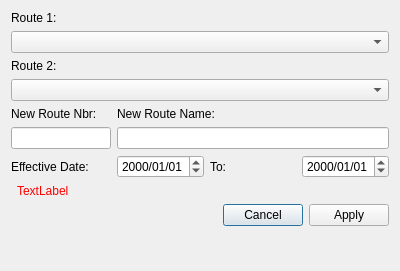
<?xml version="1.0" encoding="UTF-8"?>
<ui version="4.0">
 <class>CombineRoutesDlg</class>
 <widget class="QDialog" name="CombineRoutesDlg">
  <property name="geometry">
   <rect>
    <x>0</x>
    <y>0</y>
    <width>400</width>
    <height>271</height>
   </rect>
  </property>
  <property name="windowTitle">
   <string>Dialog</string>
  </property>
  <layout class="QFormLayout" name="formLayout">
   <item row="0" column="0" colspan="2">
    <layout class="QGridLayout" name="gridLayout">
     <item row="0" column="0">
      <widget class="QLabel" name="label">
       <property name="text">
        <string>Route 1:</string>
       </property>
      </widget>
     </item>
     <item row="1" column="0" colspan="4">
      <widget class="QComboBox" name="cbRoute1"/>
     </item>
     <item row="2" column="0">
      <widget class="QLabel" name="label_2">
       <property name="text">
        <string>Route 2:</string>
       </property>
      </widget>
     </item>
     <item row="3" column="0" colspan="4">
      <widget class="QComboBox" name="cbRoute2"/>
     </item>
     <item row="4" column="0">
      <widget class="QLabel" name="label_3">
       <property name="text">
        <string>New Route Nbr:</string>
       </property>
      </widget>
     </item>
     <item row="5" column="0">
      <widget class="QLineEdit" name="txtNewRouteNbr">
       <property name="maximumSize">
        <size>
         <width>100</width>
         <height>16777215</height>
        </size>
       </property>
       <property name="toolTip">
        <string>&lt;html&gt;&lt;head/&gt;&lt;body&gt;&lt;p&gt;Enter an existing route number, e.g. '20' or 'M1'. Enter a range, eg. '200,299' to create a new numeric number in that range.&lt;/p&gt;&lt;/body&gt;&lt;/html&gt;</string>
       </property>
       <property name="maxLength">
        <number>6</number>
       </property>
      </widget>
     </item>
     <item row="9" column="0">
      <widget class="QLabel" name="label_5">
       <property name="text">
        <string>Effective Date:</string>
       </property>
      </widget>
     </item>
     <item row="9" column="2">
      <widget class="QLabel" name="label_6">
       <property name="text">
        <string>To:</string>
       </property>
      </widget>
     </item>
     <item row="9" column="1">
      <widget class="QDateEdit" name="dateEdit">
       <property name="maximumSize">
        <size>
         <width>105</width>
         <height>16777215</height>
        </size>
       </property>
       <property name="displayFormat">
        <string>yyyy/MM/dd</string>
       </property>
      </widget>
     </item>
     <item row="9" column="3">
      <widget class="QDateEdit" name="endDate">
       <property name="displayFormat">
        <string>yyyy/MM/dd</string>
       </property>
      </widget>
     </item>
     <item row="5" column="1" colspan="3">
      <widget class="QLineEdit" name="txtNewRouteName">
       <property name="maxLength">
        <number>100</number>
       </property>
      </widget>
     </item>
     <item row="4" column="1" colspan="2">
      <widget class="QLabel" name="label_4">
       <property name="text">
        <string>New Route Name:</string>
       </property>
      </widget>
     </item>
    </layout>
   </item>
   <item row="2" column="1">
    <widget class="QDialogButtonBox" name="buttonBox">
     <property name="orientation">
      <enum>Qt::Horizontal</enum>
     </property>
     <property name="standardButtons">
      <set>QDialogButtonBox::Apply|QDialogButtonBox::Cancel</set>
     </property>
    </widget>
   </item>
   <item row="1" column="1">
    <widget class="QLabel" name="lblHelp">
     <property name="palette">
      <palette>
       <active>
        <colorrole role="WindowText">
         <brush brushstyle="SolidPattern">
          <color alpha="255">
           <red>255</red>
           <green>0</green>
           <blue>0</blue>
          </color>
         </brush>
        </colorrole>
       </active>
       <inactive>
        <colorrole role="WindowText">
         <brush brushstyle="SolidPattern">
          <color alpha="255">
           <red>255</red>
           <green>0</green>
           <blue>0</blue>
          </color>
         </brush>
        </colorrole>
       </inactive>
       <disabled>
        <colorrole role="WindowText">
         <brush brushstyle="SolidPattern">
          <color alpha="255">
           <red>159</red>
           <green>158</green>
           <blue>158</blue>
          </color>
         </brush>
        </colorrole>
       </disabled>
      </palette>
     </property>
     <property name="text">
      <string>TextLabel</string>
     </property>
    </widget>
   </item>
  </layout>
 </widget>
 <resources/>
 <connections>
  <connection>
   <sender>buttonBox</sender>
   <signal>accepted()</signal>
   <receiver>CombineRoutesDlg</receiver>
   <slot>accept()</slot>
   <hints>
    <hint type="sourcelabel">
     <x>248</x>
     <y>254</y>
    </hint>
    <hint type="destinationlabel">
     <x>157</x>
     <y>274</y>
    </hint>
   </hints>
  </connection>
  <connection>
   <sender>buttonBox</sender>
   <signal>rejected()</signal>
   <receiver>CombineRoutesDlg</receiver>
   <slot>reject()</slot>
   <hints>
    <hint type="sourcelabel">
     <x>316</x>
     <y>260</y>
    </hint>
    <hint type="destinationlabel">
     <x>286</x>
     <y>274</y>
    </hint>
   </hints>
  </connection>
 </connections>
</ui>
